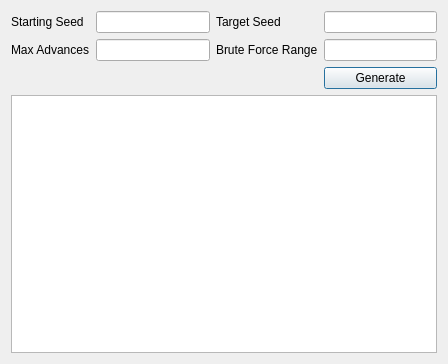
<?xml version="1.0" encoding="UTF-8"?>
<ui version="4.0">
 <class>JirachiAdvancer</class>
 <widget class="QDialog" name="JirachiAdvancer">
  <property name="geometry">
   <rect>
    <x>0</x>
    <y>0</y>
    <width>448</width>
    <height>364</height>
   </rect>
  </property>
  <property name="windowTitle">
   <string>Jirachi Advancer</string>
  </property>
  <layout class="QGridLayout" name="gridLayout">
   <item row="0" column="0">
    <widget class="QLabel" name="labelStartingSeed">
     <property name="text">
      <string>Starting Seed</string>
     </property>
    </widget>
   </item>
   <item row="0" column="1">
    <widget class="TextBox" name="textBoxStartingSeed"/>
   </item>
   <item row="0" column="2">
    <widget class="QLabel" name="labelTargetSeed">
     <property name="text">
      <string>Target Seed</string>
     </property>
    </widget>
   </item>
   <item row="0" column="3">
    <widget class="TextBox" name="textBoxTargetSeed"/>
   </item>
   <item row="1" column="0">
    <widget class="QLabel" name="labelMaxAdvances">
     <property name="text">
      <string>Max Advances</string>
     </property>
    </widget>
   </item>
   <item row="1" column="1">
    <widget class="TextBox" name="textBoxMaxAdvances"/>
   </item>
   <item row="1" column="2">
    <widget class="QLabel" name="labelBruteForceRange">
     <property name="text">
      <string>Brute Force Range</string>
     </property>
    </widget>
   </item>
   <item row="1" column="3">
    <widget class="TextBox" name="textBoxBruteForceRange"/>
   </item>
   <item row="2" column="3">
    <widget class="QPushButton" name="pushButtonGenerate">
     <property name="text">
      <string>Generate</string>
     </property>
    </widget>
   </item>
   <item row="3" column="0" colspan="4">
    <widget class="QListWidget" name="listWidget"/>
   </item>
  </layout>
 </widget>
 <customwidgets>
  <customwidget>
   <class>TextBox</class>
   <extends>QLineEdit</extends>
   <header>Form/Controls/TextBox.hpp</header>
  </customwidget>
 </customwidgets>
 <resources/>
 <connections/>
</ui>
